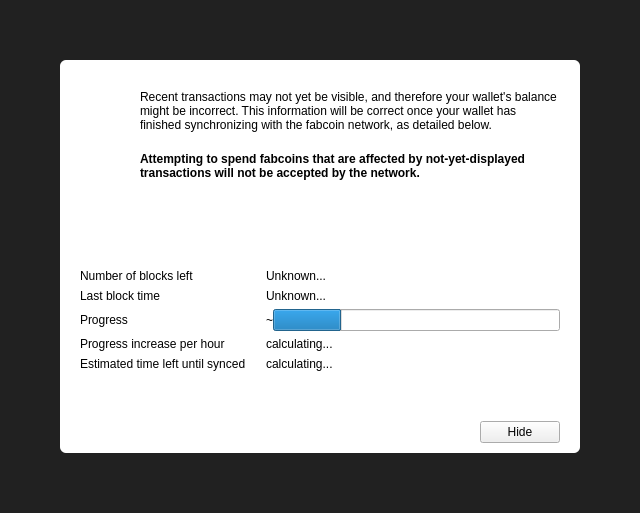
<?xml version="1.0" encoding="UTF-8"?>
<ui version="4.0">
 <class>ModalOverlay</class>
 <widget class="ModalOverlay" name="ModalOverlay">
  <property name="geometry">
   <rect>
    <x>0</x>
    <y>0</y>
    <width>640</width>
    <height>513</height>
   </rect>
  </property>
  <property name="windowTitle">
   <string>Form</string>
  </property>
  <layout class="QVBoxLayout" name="verticalLayout" stretch="0">
   <property name="sizeConstraint">
    <enum>QLayout::SetDefaultConstraint</enum>
   </property>
   <property name="leftMargin">
    <number>0</number>
   </property>
   <property name="topMargin">
    <number>0</number>
   </property>
   <property name="rightMargin">
    <number>0</number>
   </property>
   <property name="bottomMargin">
    <number>0</number>
   </property>
   <item>
    <widget class="QWidget" name="bgWidget" native="true">
     <property name="styleSheet">
      <string notr="true">#bgWidget { background: rgba(0,0,0,220); }</string>
     </property>
     <layout class="QVBoxLayout" name="verticalLayoutMain" stretch="0">
      <property name="leftMargin">
       <number>60</number>
      </property>
      <property name="topMargin">
       <number>60</number>
      </property>
      <property name="rightMargin">
       <number>60</number>
      </property>
      <property name="bottomMargin">
       <number>60</number>
      </property>
      <item>
       <widget class="QWidget" name="contentWidget" native="true">
        <property name="styleSheet">
         <string notr="true">#contentWidget { background: white; border-radius: 6px; }</string>
        </property>
        <layout class="QVBoxLayout" name="verticalLayout_3" stretch="1,0,0">
         <property name="spacing">
          <number>0</number>
         </property>
         <property name="leftMargin">
          <number>20</number>
         </property>
         <property name="topMargin">
          <number>10</number>
         </property>
         <property name="rightMargin">
          <number>20</number>
         </property>
         <property name="bottomMargin">
          <number>10</number>
         </property>
         <item>
          <widget class="QStackedWidget" name="stackedWidget">
           <property name="currentIndex">
            <number>0</number>
           </property>
           <widget class="QWidget" name="page">
            <layout class="QVBoxLayout" name="verticalLayout_2">
             <property name="spacing">
              <number>0</number>
             </property>
             <property name="leftMargin">
              <number>0</number>
             </property>
             <property name="topMargin">
              <number>0</number>
             </property>
             <property name="rightMargin">
              <number>0</number>
             </property>
             <property name="bottomMargin">
              <number>0</number>
             </property>
             <item>
              <layout class="QHBoxLayout" name="horizontalLayoutIconText" stretch="0,1">
               <property name="spacing">
                <number>20</number>
               </property>
               <property name="topMargin">
                <number>20</number>
               </property>
               <item>
                <layout class="QVBoxLayout" name="verticalLayoutIcon">
                 <item>
                  <widget class="QPushButton" name="warningIcon">
                   <property name="enabled">
                    <bool>false</bool>
                   </property>
                   <property name="text">
                    <string/>
                   </property>
                   <property name="icon">
                    <iconset>
                     <normaloff>:/icons/warning</normaloff>
                     <disabledoff>:/icons/warning</disabledoff>:/icons/warning</iconset>
                   </property>
                   <property name="iconSize">
                    <size>
                     <width>48</width>
                     <height>48</height>
                    </size>
                   </property>
                   <property name="flat">
                    <bool>true</bool>
                   </property>
                  </widget>
                 </item>
                 <item>
                  <spacer name="verticalSpacerWarningIcon">
                   <property name="orientation">
                    <enum>Qt::Vertical</enum>
                   </property>
                   <property name="sizeHint" stdset="0">
                    <size>
                     <width>20</width>
                     <height>40</height>
                    </size>
                   </property>
                  </spacer>
                 </item>
                </layout>
               </item>
               <item>
                <layout class="QVBoxLayout" name="verticalLayoutInfoText">
                 <property name="leftMargin">
                  <number>0</number>
                 </property>
                 <property name="topMargin">
                  <number>0</number>
                 </property>
                 <item>
                  <widget class="QLabel" name="infoText">
                   <property name="text">
                    <string>Recent transactions may not yet be visible, and therefore your wallet's balance might be incorrect. This information will be correct once your wallet has finished synchronizing with the fabcoin network, as detailed below.</string>
                   </property>
                   <property name="textFormat">
                    <enum>Qt::RichText</enum>
                   </property>
                   <property name="wordWrap">
                    <bool>true</bool>
                   </property>
                  </widget>
                 </item>
                 <item>
                  <widget class="QLabel" name="infoTextStrong">
                   <property name="font">
                    <font>
                     <weight>75</weight>
                     <bold>true</bold>
                    </font>
                   </property>
                   <property name="text">
                    <string>Attempting to spend fabcoins that are affected by not-yet-displayed transactions will not be accepted by the network.</string>
                   </property>
                   <property name="textFormat">
                    <enum>Qt::RichText</enum>
                   </property>
                   <property name="wordWrap">
                    <bool>true</bool>
                   </property>
                  </widget>
                 </item>
                 <item>
                  <spacer name="verticalSpacerInTextSpace">
                   <property name="orientation">
                    <enum>Qt::Vertical</enum>
                   </property>
                   <property name="sizeHint" stdset="0">
                    <size>
                     <width>20</width>
                     <height>40</height>
                    </size>
                   </property>
                  </spacer>
                 </item>
                </layout>
               </item>
              </layout>
             </item>
             <item>
              <layout class="QFormLayout" name="formLayout">
               <property name="fieldGrowthPolicy">
                <enum>QFormLayout::ExpandingFieldsGrow</enum>
               </property>
               <property name="horizontalSpacing">
                <number>20</number>
               </property>
               <property name="verticalSpacing">
                <number>6</number>
               </property>
               <property name="topMargin">
                <number>10</number>
               </property>
               <item row="0" column="0">
                <widget class="QLabel" name="labelNumberOfBlocksLeft">
                 <property name="font">
                  <font>
                   <weight>50</weight>
                   <bold>false</bold>
                  </font>
                 </property>
                 <property name="text">
                  <string>Number of blocks left</string>
                 </property>
                </widget>
               </item>
               <item row="0" column="1">
                <widget class="QLabel" name="numberOfBlocksLeft">
                 <property name="sizePolicy">
                  <sizepolicy hsizetype="Expanding" vsizetype="Preferred">
                   <horstretch>0</horstretch>
                   <verstretch>0</verstretch>
                  </sizepolicy>
                 </property>
                 <property name="text">
                  <string>Unknown...</string>
                 </property>
                </widget>
               </item>
               <item row="1" column="0">
                <widget class="QLabel" name="labelLastBlockTime">
                 <property name="font">
                  <font>
                   <weight>50</weight>
                   <bold>false</bold>
                  </font>
                 </property>
                 <property name="text">
                  <string>Last block time</string>
                 </property>
                </widget>
               </item>
               <item row="1" column="1">
                <widget class="QLabel" name="newestBlockDate">
                 <property name="sizePolicy">
                  <sizepolicy hsizetype="Expanding" vsizetype="Preferred">
                   <horstretch>0</horstretch>
                   <verstretch>0</verstretch>
                  </sizepolicy>
                 </property>
                 <property name="text">
                  <string>Unknown...</string>
                 </property>
                </widget>
               </item>
               <item row="2" column="0">
                <widget class="QLabel" name="labelSyncDone">
                 <property name="font">
                  <font>
                   <weight>50</weight>
                   <bold>false</bold>
                  </font>
                 </property>
                 <property name="text">
                  <string>Progress</string>
                 </property>
                </widget>
               </item>
               <item row="2" column="1">
                <layout class="QHBoxLayout" name="horizontalLayoutSync" stretch="0,1">
                 <item>
                  <widget class="QLabel" name="percentageProgress">
                   <property name="text">
                    <string notr="true">~</string>
                   </property>
                  </widget>
                 </item>
                 <item>
                  <widget class="QProgressBar" name="progressBar">
                   <property name="value">
                    <number>24</number>
                   </property>
                   <property name="format">
                    <string/>
                   </property>
                  </widget>
                 </item>
                </layout>
               </item>
               <item row="4" column="0">
                <widget class="QLabel" name="labelProgressIncrease">
                 <property name="font">
                  <font>
                   <weight>50</weight>
                   <bold>false</bold>
                  </font>
                 </property>
                 <property name="text">
                  <string>Progress increase per hour</string>
                 </property>
                </widget>
               </item>
               <item row="4" column="1">
                <widget class="QLabel" name="progressIncreasePerH">
                 <property name="sizePolicy">
                  <sizepolicy hsizetype="Expanding" vsizetype="Preferred">
                   <horstretch>0</horstretch>
                   <verstretch>0</verstretch>
                  </sizepolicy>
                 </property>
                 <property name="text">
                  <string>calculating...</string>
                 </property>
                </widget>
               </item>
               <item row="5" column="0">
                <widget class="QLabel" name="labelEstimatedTimeLeft">
                 <property name="font">
                  <font>
                   <weight>50</weight>
                   <bold>false</bold>
                  </font>
                 </property>
                 <property name="text">
                  <string>Estimated time left until synced</string>
                 </property>
                </widget>
               </item>
               <item row="5" column="1">
                <widget class="QLabel" name="expectedTimeLeft">
                 <property name="sizePolicy">
                  <sizepolicy hsizetype="Expanding" vsizetype="Preferred">
                   <horstretch>0</horstretch>
                   <verstretch>0</verstretch>
                  </sizepolicy>
                 </property>
                 <property name="text">
                  <string>calculating...</string>
                 </property>
                </widget>
               </item>
              </layout>
             </item>
            </layout>
           </widget>
           <widget class="QWidget" name="page_2">
            <layout class="QVBoxLayout" name="verticalLayout_4">
             <property name="spacing">
              <number>15</number>
             </property>
             <property name="topMargin">
              <number>40</number>
             </property>
             <property name="bottomMargin">
              <number>40</number>
             </property>
             <item>
              <layout class="QHBoxLayout" name="horizontalLayout_2">
               <item>
                <spacer name="horizontalSpacer_4">
                 <property name="orientation">
                  <enum>Qt::Horizontal</enum>
                 </property>
                 <property name="sizeHint" stdset="0">
                  <size>
                   <width>40</width>
                   <height>20</height>
                  </size>
                 </property>
                </spacer>
               </item>
               <item>
                <widget class="QPushButton" name="warningIconBackup">
                 <property name="enabled">
                  <bool>false</bool>
                 </property>
                 <property name="text">
                  <string/>
                 </property>
                 <property name="icon">
                  <iconset>
                   <normaloff>:/styles/app-icons/message_warning</normaloff>
                   <disabledoff>:/styles/app-icons/message_warning</disabledoff>:/styles/app-icons/message_warning</iconset>
                 </property>
                 <property name="iconSize">
                  <size>
                   <width>120</width>
                   <height>120</height>
                  </size>
                 </property>
                 <property name="flat">
                  <bool>true</bool>
                 </property>
                </widget>
               </item>
               <item>
                <spacer name="horizontalSpacer_5">
                 <property name="orientation">
                  <enum>Qt::Horizontal</enum>
                 </property>
                 <property name="sizeHint" stdset="0">
                  <size>
                   <width>40</width>
                   <height>20</height>
                  </size>
                 </property>
                </spacer>
               </item>
              </layout>
             </item>
             <item>
              <widget class="QLabel" name="labelNote">
               <property name="text">
                <string>IMPORATANT NOTE!</string>
               </property>
               <property name="alignment">
                <set>Qt::AlignCenter</set>
               </property>
              </widget>
             </item>
             <item>
              <widget class="QLabel" name="labelMessage">
               <property name="text">
                <string>Making a backup of your wallet helps ensure you can always maintain access to your funds. Please backup your wallet in order to avoid losing funds.</string>
               </property>
               <property name="alignment">
                <set>Qt::AlignCenter</set>
               </property>
               <property name="wordWrap">
                <bool>true</bool>
               </property>
              </widget>
             </item>
             <item>
              <spacer name="verticalSpacer">
               <property name="orientation">
                <enum>Qt::Vertical</enum>
               </property>
               <property name="sizeType">
                <enum>QSizePolicy::Expanding</enum>
               </property>
               <property name="sizeHint" stdset="0">
                <size>
                 <width>20</width>
                 <height>40</height>
                </size>
               </property>
              </spacer>
             </item>
             <item>
              <layout class="QHBoxLayout" name="horizontalLayout">
               <item>
                <spacer name="horizontalSpacer_2">
                 <property name="orientation">
                  <enum>Qt::Horizontal</enum>
                 </property>
                 <property name="sizeHint" stdset="0">
                  <size>
                   <width>40</width>
                   <height>20</height>
                  </size>
                 </property>
                </spacer>
               </item>
               <item>
                <widget class="QPushButton" name="walletBackupButton">
                 <property name="text">
                  <string>Wallet backup</string>
                 </property>
                </widget>
               </item>
               <item>
                <spacer name="horizontalSpacer_3">
                 <property name="orientation">
                  <enum>Qt::Horizontal</enum>
                 </property>
                 <property name="sizeHint" stdset="0">
                  <size>
                   <width>40</width>
                   <height>20</height>
                  </size>
                 </property>
                </spacer>
               </item>
              </layout>
             </item>
            </layout>
           </widget>
          </widget>
         </item>
         <item>
          <spacer name="verticalSpacerAfterText">
           <property name="orientation">
            <enum>Qt::Vertical</enum>
           </property>
           <property name="sizeHint" stdset="0">
            <size>
             <width>20</width>
             <height>40</height>
            </size>
           </property>
          </spacer>
         </item>
         <item>
          <layout class="QHBoxLayout" name="horizontalLayoutButtons">
           <property name="leftMargin">
            <number>10</number>
           </property>
           <property name="topMargin">
            <number>10</number>
           </property>
           <item>
            <spacer name="horizontalSpacer">
             <property name="orientation">
              <enum>Qt::Horizontal</enum>
             </property>
             <property name="sizeHint" stdset="0">
              <size>
               <width>40</width>
               <height>20</height>
              </size>
             </property>
            </spacer>
           </item>
           <item>
            <widget class="QPushButton" name="closeButton">
             <property name="text">
              <string>Hide</string>
             </property>
            </widget>
           </item>
          </layout>
         </item>
        </layout>
       </widget>
      </item>
     </layout>
    </widget>
   </item>
  </layout>
 </widget>
 <customwidgets>
  <customwidget>
   <class>ModalOverlay</class>
   <extends>QWidget</extends>
   <header>qt/modaloverlay.h</header>
   <container>1</container>
  </customwidget>
 </customwidgets>
 <resources/>
 <connections/>
</ui>
